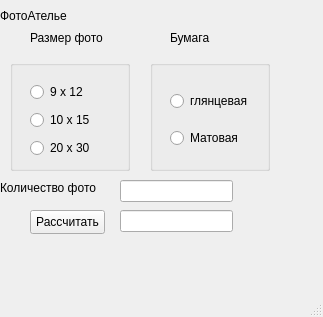
<?xml version="1.0" encoding="UTF-8"?>
<ui version="4.0">
 <class>MainWindow</class>
 <widget class="QMainWindow" name="MainWindow">
  <property name="geometry">
   <rect>
    <x>0</x>
    <y>0</y>
    <width>323</width>
    <height>317</height>
   </rect>
  </property>
  <property name="windowTitle">
   <string>MainWindow</string>
  </property>
  <widget class="QWidget" name="centralwidget">
   <widget class="QLabel" name="label">
    <property name="geometry">
     <rect>
      <x>0</x>
      <y>0</y>
      <width>131</width>
      <height>31</height>
     </rect>
    </property>
    <property name="text">
     <string>ФотоАтелье</string>
    </property>
   </widget>
   <widget class="QLabel" name="label_2">
    <property name="geometry">
     <rect>
      <x>30</x>
      <y>30</y>
      <width>91</width>
      <height>16</height>
     </rect>
    </property>
    <property name="text">
     <string>Размер фото</string>
    </property>
   </widget>
   <widget class="QLabel" name="label_3">
    <property name="geometry">
     <rect>
      <x>170</x>
      <y>30</y>
      <width>91</width>
      <height>16</height>
     </rect>
    </property>
    <property name="text">
     <string>Бумага</string>
    </property>
   </widget>
   <widget class="QGroupBox" name="groupBox">
    <property name="geometry">
     <rect>
      <x>10</x>
      <y>60</y>
      <width>120</width>
      <height>111</height>
     </rect>
    </property>
    <property name="title">
     <string/>
    </property>
    <widget class="QWidget" name="layoutWidget">
     <property name="geometry">
      <rect>
       <x>20</x>
       <y>20</y>
       <width>89</width>
       <height>80</height>
      </rect>
     </property>
     <layout class="QGridLayout" name="gridLayout">
      <item row="0" column="0">
       <widget class="QRadioButton" name="radioButton_col">
        <property name="text">
         <string>9 х 12</string>
        </property>
       </widget>
      </item>
      <item row="1" column="0">
       <widget class="QRadioButton" name="radioButton_bras">
        <property name="text">
         <string>10 х 15</string>
        </property>
       </widget>
      </item>
      <item row="2" column="0">
       <widget class="QRadioButton" name="radioButton_cep">
        <property name="text">
         <string>20 х 30</string>
        </property>
       </widget>
      </item>
     </layout>
    </widget>
   </widget>
   <widget class="QGroupBox" name="groupBox_2">
    <property name="geometry">
     <rect>
      <x>150</x>
      <y>60</y>
      <width>120</width>
      <height>111</height>
     </rect>
    </property>
    <property name="title">
     <string/>
    </property>
    <widget class="QWidget" name="layoutWidget">
     <property name="geometry">
      <rect>
       <x>20</x>
       <y>20</y>
       <width>96</width>
       <height>80</height>
      </rect>
     </property>
     <layout class="QGridLayout" name="gridLayout_2">
      <item row="0" column="0">
       <widget class="QRadioButton" name="radioButton_iron">
        <property name="text">
         <string>глянцевая</string>
        </property>
       </widget>
      </item>
      <item row="1" column="0">
       <widget class="QRadioButton" name="radioButton_copper">
        <property name="text">
         <string>Матовая</string>
        </property>
       </widget>
      </item>
     </layout>
    </widget>
   </widget>
   <widget class="QLineEdit" name="lineEdit_size">
    <property name="geometry">
     <rect>
      <x>120</x>
      <y>180</y>
      <width>113</width>
      <height>22</height>
     </rect>
    </property>
    <property name="readOnly">
     <bool>false</bool>
    </property>
   </widget>
   <widget class="QPushButton" name="pushButton_end">
    <property name="geometry">
     <rect>
      <x>30</x>
      <y>210</y>
      <width>75</width>
      <height>24</height>
     </rect>
    </property>
    <property name="text">
     <string>Рассчитать</string>
    </property>
   </widget>
   <widget class="QLabel" name="label_4">
    <property name="geometry">
     <rect>
      <x>0</x>
      <y>180</y>
      <width>131</width>
      <height>16</height>
     </rect>
    </property>
    <property name="text">
     <string>Количество фото</string>
    </property>
   </widget>
   <widget class="QLineEdit" name="label_totalPrice">
    <property name="geometry">
     <rect>
      <x>120</x>
      <y>210</y>
      <width>113</width>
      <height>22</height>
     </rect>
    </property>
    <property name="readOnly">
     <bool>true</bool>
    </property>
   </widget>
  </widget>
  <widget class="QMenuBar" name="menubar">
   <property name="geometry">
    <rect>
     <x>0</x>
     <y>0</y>
     <width>323</width>
     <height>30</height>
    </rect>
   </property>
  </widget>
  <widget class="QStatusBar" name="statusbar"/>
 </widget>
 <resources/>
 <connections/>
</ui>
